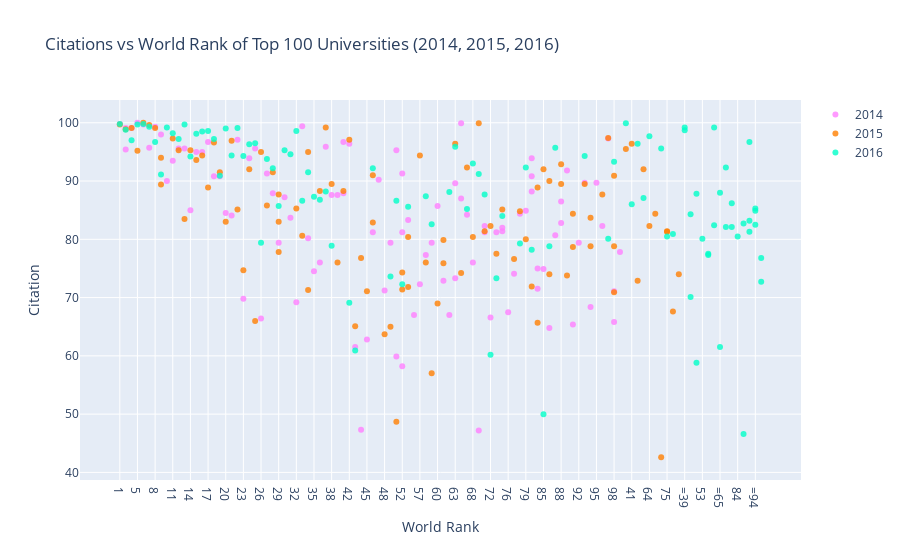

Notebook code for this chart:
### Code cell
# prepare data frames
df2014 = timesData[timesData.year == 2014].iloc[:100,:]
df2015 = timesData[timesData.year == 2015].iloc[:100,:]
df2016 = timesData[timesData.year == 2016].iloc[:100,:]
# import graph objects as "go"
import plotly.graph_objs as go
# creating trace1
trace1 =go.Scatter(
                    x = df2014.world_rank,
                    y = df2014.citations,
                    mode = "markers",
                    name = "2014",
                    marker = dict(color = 'rgba(255, 128, 255, 0.8)'),
                    text= df2014.university_name)
# creating trace2
trace2 =go.Scatter(
                    x = df2015.world_rank,
                    y = df2015.citations,
                    mode = "markers",
                    name = "2015",
                    marker = dict(color = 'rgba(255, 128, 2, 0.8)'),
                    text= df2015.university_name)
# creating trace3
trace3 =go.Scatter(
                    x = df2016.world_rank,
                    y = df2016.citations,
                    mode = "markers",
                    name = "2016",
                    marker = dict(color = 'rgba(0, 255, 200, 0.8)'),
                    text= df2016.university_name)
data = [trace1, trace2, trace3]
layout = dict(title = 'Citations vs World Rank of Top 100 Universities (2014, 2015, 2016)',
              xaxis= dict(title= 'World Rank',ticklen= 5,zeroline= False),
              yaxis= dict(title= 'Citation',ticklen= 5,zeroline= False)
             )
fig = dict(data = data, layout = layout)
iplot(fig)

### Figure 1 — Plotly figure (JSON) as saved in the notebook; plotly's stock layout.template omitted (floating-point values rounded to 4 significant figures)
{"data": [{"marker": {"color": "rgba(255, 128, 255, 0.8)"}, "mode": "markers", "name": "2014", "text": ["California Institute of Technology", "Harvard University", "University of Oxford", "Stanford University", "Massachusetts Institute of Technology", "Princeton University", "University of Cambridge", "University of California, Berkeley", "University of Chicago", "Imperial College London", "Yale University", "University of California, Los Angeles", "Columbia University", "ETH Zurich – Swiss Federal Institute of Technology Zurich", "Johns Hopkins University", "University of Pennsylvania", "Duke University", "University of Michigan", "Cornell University", "University of Toronto", "University College London", "Northwestern University", "University of Tokyo", "Carnegie Mellon University", "University of Washington", "National University of Singapore", "University of Texas at Austin", "Georgia Institute of Technology", "University of Illinois at Urbana-Champaign", "University of Wisconsin-Madison", "University of British Columbia", "London School of Economics and Political Science", "University of California, Santa Barbara", "University of Melbourne", "McGill University", "Karolinska Institute", "École Polytechnique Fédérale de Lausanne", "King’s College London", "University of Edinburgh", "New York University", "University of California, San Diego", "Washington University in St Louis", "University of Hong Kong", "Seoul National University", "Peking University", "University of Minnesota", "University of North Carolina at Chapel Hill", "Australian National University", "Pennsylvania State University", "Boston University", "Tsinghua University", "Brown University", "Kyoto University", "University of California, Davis", "LMU Munich", "Korea Advanced Institute of Science and Technology (KAIST)", "Hong Kong University of Science and Technology", "University of Manchester", "Ohio State University", "Pohang University of Science and Technology", "KU Leuven", "Purdue University", "The University of Queensland", "University of Göttingen", "Rice University", "École Normale Supérieure", "Leiden University", "Heidelberg University", "Delft University of Technology", "University of Southern California", "École Polytechnique", "University of Sydney", "Erasmus University Rotterdam", "University of Basel", "Utrecht University", "Nanyang Technological University", "Wageningen University and Research Center", "University of Pittsburgh", "University of Bristol", "Durham University", "Emory University", "Tufts University", "Michigan State University", "University of Amsterdam", "Ghent University", "Free University of Berlin", "Technical University of Munich", "Case Western Reserve University", "Vanderbilt University", "University of Notre Dame", "Monash University", "McMaster University", "University of California, Irvine", "Humboldt University of Berlin", "University of Rochester", "Pierre and Marie Curie University", "University of Colorado Boulder", "Maastricht University", "University of Groningen", "University of Helsinki"], "type": "scatter", "x": ["1", "2", "2", "4", "5", "6", "7", "8", "9", "10", "11", "12", "13", "14", "15", "16", "17", "18", "19", "20", "21", "22", "23", "24", "25", "26", "27", "28", "29", "30", "31", "32", "33", "34", "35", "36", "37", "38", "39", "40", "40", "42", "43", "44", "45", "46", "47", "48", "49", "50", "50", "52", "52", "52", "55", "56", "57", "58", "59", "60", "61", "62", "63", "63", "65", "65", "67", "68", "69", "70", "70", "72", "73", "74", "74", "76", "77", "78", "79", "80", "80", "80", "83", "83", "85", "86", "87", "88", "88", "90", "91", "92", "93", "94", "95", "96", "97", "98", "98", "100"], "y": [99.8, 99.1, 95.4, 99.1, 100.0, 99.7, 95.7, 99.3, 98.0, 90.0, 93.5, 95.6, 95.6, 85.0, 95.0, 95.0, 96.7, 90.8, 90.8, 84.5, 84.1, 97.1, 69.8, 93.9, 95.6, 66.4, 91.3, 87.9, 79.4, 87.2, 83.7, 69.2, 99.4, 80.2, 74.5, 76.0, 95.9, 87.6, 87.6, 87.9, 96.7, 96.4, 61.5, 47.3, 62.8, 81.2, 90.2, 71.2, 79.4, 95.3, 59.9, 91.3, 58.2, 81.2, 83.3, 67.0, 72.3, 77.3, 79.4, 85.7, 72.9, 67.0, 73.3, 89.6, 99.9, 87.0, 84.2, 76.0, 47.2, 81.2, 82.3, 66.6, 81.2, 81.4, 82.0, 67.5, 74.1, 84.4, 84.9, 88.2, 90.8, 93.9, 71.5, 75.0, 74.9, 64.8, 80.7, 82.8, 86.5, 91.8, 65.4, 79.4, 89.7, 68.4, 89.7, 82.3, 97.3, 65.8, 71.1, 77.8]}, {"marker": {"color": "rgba(255, 128, 2, 0.8)"}, "mode": "markers", "name": "2015", "text": ["California Institute of Technology", "Harvard University", "University of Oxford", "Stanford University", "University of Cambridge", "Massachusetts Institute of Technology", "Princeton University", "University of California, Berkeley", "Imperial College London", "Yale University", "University of Chicago", "University of California, Los Angeles", "ETH Zurich – Swiss Federal Institute of Technology Zurich", "Columbia University", "Johns Hopkins University", "University of Pennsylvania", "University of Michigan", "Duke University", "Cornell University", "University of Toronto", "Northwestern University", "University College London", "University of Tokyo", "Carnegie Mellon University", "National University of Singapore", "University of Washington", "Georgia Institute of Technology", "University of Texas at Austin", "LMU Munich", "University of Illinois at Urbana-Champaign", "University of Wisconsin-Madison", "University of British Columbia", "University of Melbourne", "London School of Economics and Political Science", "École Polytechnique Fédérale de Lausanne", "University of Edinburgh", "University of California, Santa Barbara", "New York University", "McGill University", "King’s College London", "University of California, San Diego", "Washington University in St Louis", "University of Hong Kong", "Karolinska Institute", "Australian National University", "University of Minnesota", "University of North Carolina at Chapel Hill", "Peking University", "Tsinghua University", "Seoul National University", "Hong Kong University of Science and Technology", "Korea Advanced Institute of Science and Technology (KAIST)", "University of Manchester", "Brown University", "KU Leuven", "University of California, Davis", "Boston University", "Pennsylvania State University", "Kyoto University", "University of Sydney", "Nanyang Technological University", "École Polytechnique", "Scuola Normale Superiore di Pisa", "Leiden University", "The University of Queensland", "Pohang University of Science and Technology", "University of Göttingen", "Ohio State University", "Rice University", "Heidelberg University", "Delft University of Technology", "Erasmus University Rotterdam", "Wageningen University and Research Center", "University of Bristol", "University of Basel", "University of Southern California", "University of Amsterdam", "École Normale Supérieure", "Utrecht University", "Humboldt University of Berlin", "Free University of Berlin", "Michigan State University", "Durham University", "Monash University", "Middle East Technical University", "University of Arizona", "University of Notre Dame", "Tufts University", "University of California, Irvine", "Ghent University", "University of Massachusetts", "University of Pittsburgh", "Emory University", "McMaster University", "University of Glasgow", "Vanderbilt University", "University of Colorado Boulder", "Stockholm University", "Technical University of Munich", "Uppsala University"], "type": "scatter", "x": ["1", "2", "3", "4", "5", "6", "7", "8", "9", "9", "11", "12", "13", "14", "15", "16", "17", "18", "19", "20", "21", "22", "23", "24", "25", "26", "27", "28", "29", "29", "29", "32", "33", "34", "34", "36", "37", "38", "39", "40", "41", "42", "43", "44", "45", "46", "46", "48", "49", "50", "51", "52", "52", "54", "55", "55", "57", "58", "59", "60", "61", "61", "63", "64", "65", "66", "67", "68", "69", "70", "71", "72", "73", "74", "75", "75", "77", "78", "79", "80", "81", "82", "83", "83", "85", "86", "86", "88", "88", "90", "91", "91", "93", "94", "94", "96", "97", "98", "98", "98"], "y": [99.7, 98.9, 95.5, 99.1, 95.2, 100.0, 99.6, 99.1, 89.4, 94.0, 97.3, 95.3, 83.5, 95.3, 93.6, 94.4, 88.9, 96.6, 91.5, 83.0, 96.9, 85.1, 74.7, 92.0, 66.0, 95.0, 85.8, 91.5, 83.0, 77.8, 87.7, 85.3, 80.6, 71.3, 95.0, 88.3, 99.2, 89.5, 76.0, 88.3, 96.4, 97.1, 65.1, 76.8, 71.1, 82.9, 91.0, 63.7, 65.0, 48.7, 72.9, 71.4, 74.3, 92.0, 71.8, 80.4, 94.4, 76.0, 57.0, 69.0, 75.9, 79.9, 96.4, 82.3, 74.2, 84.4, 92.3, 80.4, 99.9, 81.4, 42.6, 82.3, 77.5, 85.1, 81.4, 81.3, 76.6, 84.8, 80.0, 71.9, 67.6, 74.0, 88.9, 65.7, 92.0, 74.0, 90.0, 92.9, 89.5, 73.8, 78.7, 84.4, 89.5, 78.8, 83.7, 87.7, 97.4, 90.9, 78.8, 70.9]}, {"marker": {"color": "rgba(0, 255, 200, 0.8)"}, "mode": "markers", "name": "2016", "text": ["California Institute of Technology", "University of Oxford", "Stanford University", "University of Cambridge", "Massachusetts Institute of Technology", "Harvard University", "Princeton University", "Imperial College London", "ETH Zurich – Swiss Federal Institute of Technology Zurich", "University of Chicago", "Johns Hopkins University", "Yale University", "University of California, Berkeley", "University College London", "Columbia University", "University of California, Los Angeles", "University of Pennsylvania", "Cornell University", "University of Toronto", "Duke University", "University of Michigan", "Carnegie Mellon University", "London School of Economics and Political Science", "University of Edinburgh", "Northwestern University", "National University of Singapore", "King’s College London", "Karolinska Institute", "LMU Munich", "New York University", "École Polytechnique Fédérale de Lausanne", "University of Washington", "University of Melbourne", "University of British Columbia", "KU Leuven", "University of Illinois at Urbana-Champaign", "Heidelberg University", "McGill University", "University of California, San Diego", "University of California, Santa Barbara", "Georgia Institute of Technology", "Peking University", "University of Tokyo", "University of California, Davis", "University of Hong Kong", "University of Texas at Austin", "Tsinghua University", "Wageningen University and Research Center", "Humboldt University of Berlin", "University of Wisconsin-Madison", "Brown University", "Australian National University", "Technical University of Munich", "École Normale Supérieure", "Nanyang Technological University", "University of Manchester", "University of Sydney", "University of Amsterdam", "Hong Kong University of Science and Technology", "The University of Queensland", "Washington University in St Louis", "Utrecht University", "University of North Carolina at Chapel Hill", "Boston University", "Delft University of Technology", "University of Minnesota", "Leiden University", "University of Southern California", "University of Bristol", "Durham University", "Erasmus University Rotterdam", "Free University of Berlin", "Monash University", "University of Groningen", "Pennsylvania State University", "University of Glasgow", "University of Helsinki", "University of Tübingen", "University of Pittsburgh", "University of Warwick", "Uppsala University", "University of Copenhagen", "University of New South Wales", "University of Freiburg", "Seoul National University", "University of St Andrews", "Vanderbilt University", "Kyoto University", "Maastricht University", "Emory University", "Lund University", "Ohio State University", "University of Exeter", "University of Bonn", "Georgetown University", "McMaster University", "University of Sheffield", "Queen Mary University of London", "University of Göttingen", "Michigan State University"], "type": "scatter", "x": ["1", "2", "3", "4", "5", "6", "7", "8", "9", "10", "11", "12", "13", "14", "15", "16", "17", "18", "19", "20", "21", "22", "23", "24", "25", "26", "27", "28", "29", "30", "31", "32", "33", "34", "35", "36", "37", "38", "=39", "=39", "41", "42", "43", "=44", "=44", "46", "=47", "=47", "49", "50", "51", "52", "53", "54", "55", "=56", "=56", "58", "59", "=60", "=60", "62", "63", "64", "=65", "=65", "67", "68", "69", "70", "71", "72", "73", "74", "75", "=76", "=76", "78", "79", "80", "81", "=82", "=82", "84", "85", "86", "87", "=88", "=88", "=90", "=90", "=90", "93", "=94", "=94", "=94", "97", "98", "=99", "=99"], "y": [99.8, 98.8, 99.9, 97.0, 99.7, 99.8, 99.3, 96.7, 91.1, 99.2, 98.2, 97.2, 99.7, 94.2, 98.1, 98.5, 98.6, 97.2, 90.9, 99.0, 94.4, 99.1, 94.3, 96.3, 96.5, 79.4, 93.8, 92.2, 85.7, 95.3, 94.6, 98.6, 86.6, 91.5, 87.3, 86.8, 88.2, 78.9, 98.7, 99.2, 86.0, 69.1, 60.9, 84.3, 70.1, 92.2, 58.8, 87.8, 73.6, 86.6, 96.4, 72.3, 80.1, 87.1, 85.6, 77.3, 77.5, 87.4, 82.6, 82.4, 99.2, 88.1, 95.9, 97.7, 61.5, 88.0, 85.2, 93.0, 91.2, 87.7, 95.6, 60.2, 73.3, 84.0, 80.5, 92.3, 82.1, 79.3, 92.3, 78.2, 80.9, 86.2, 82.1, 80.5, 50.0, 78.8, 95.7, 46.6, 82.7, 96.7, 81.3, 83.2, 94.3, 85.3, 82.5, 84.9, 80.1, 93.3, 72.7, 76.8]}], "layout": {"title": {"text": "Citations vs World Rank of Top 100 Universities (2014, 2015, 2016)"}, "xaxis": {"ticklen": 5, "title": {"text": "World Rank"}, "zeroline": false}, "yaxis": {"ticklen": 5, "title": {"text": "Citation"}, "zeroline": false}}}
